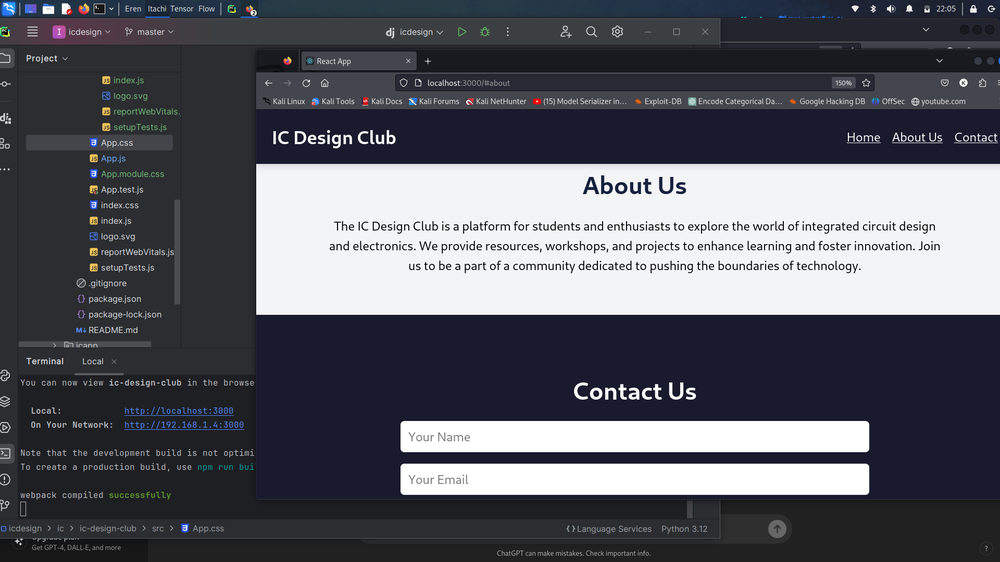
#> input picture im/cat.png, 1000 x 562 px, shrunk from 1920 x 1080 before the run
$ python image_transformation.py
#> lines starting #> are read from the running program, lines starting #| are printed output that depends on the picture
import numpy as np
import cv2 as cv

img=cv.imread('im/cat.png')
#> img is the input picture: shape (562, 1000, 3); mean B, G, R 98.7, 90.9, 89.6
#Translation


# -x -->Left
# -y --> UP
# y --> Down
# x --> Right

def translate(img,x,y):
    transform_matrix = np.float32([[1,0,x],[0,1,y]])
    dimension=(img.shape[1],img.shape[0])
    return cv.warpAffine(img,transform_matrix,dimension)

# Rotation

def rotate(img,angle,rotpoint=None):
    (width,height)=img.shape[:2]

    if rotpoint is None:
     rotpoint=(width/2,height/2)

    rotation_matrix=cv.getRotationMatrix2D(rotpoint,angle,1)
    dimension=(width,height)
    return cv.warpAffine(img,rotation_matrix,dimension)

#Flipping


#flipcode

# 1--> y-axis
# 0-->x-axis
# -1 --> along both x and y


flip=cv.flip(img,1)
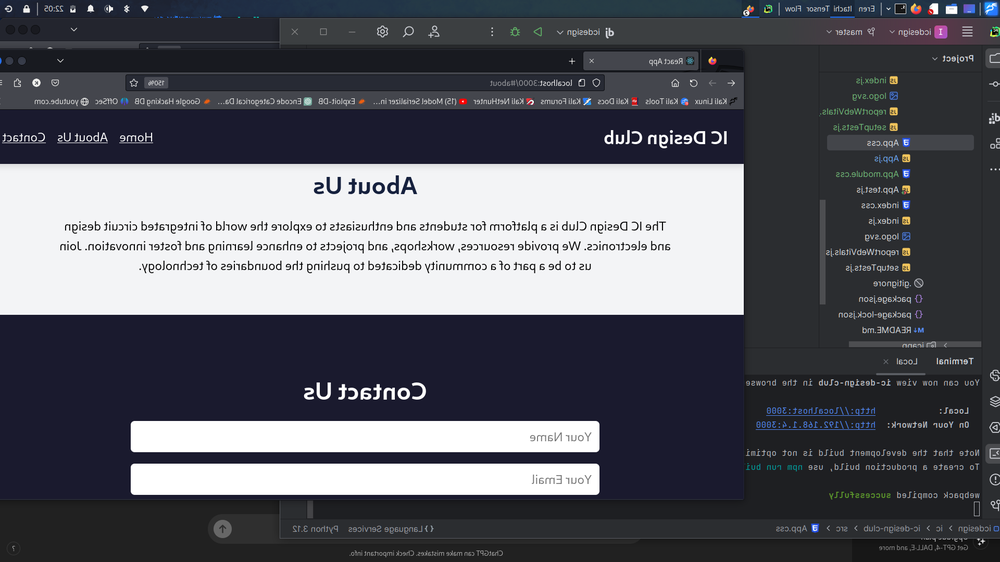
#> flip: shape (562, 1000, 3); mean B, G, R 98.7, 90.9, 89.6


cv.waitKey(0)

$ run again, with im/dog.png copied over im/cat.png
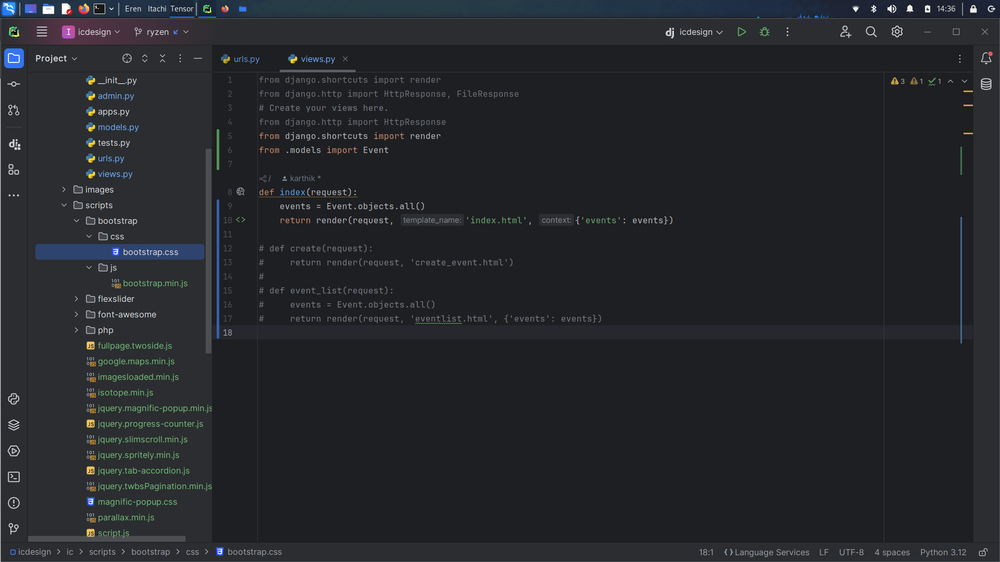
#> input picture im/dog.png, 1000 x 562 px, shrunk from 1920 x 1080 before the run
#> img is the input picture: shape (562, 1000, 3); mean B, G, R 42.7, 39.1, 37.1
#> `flip=cv.flip(img,1)`:
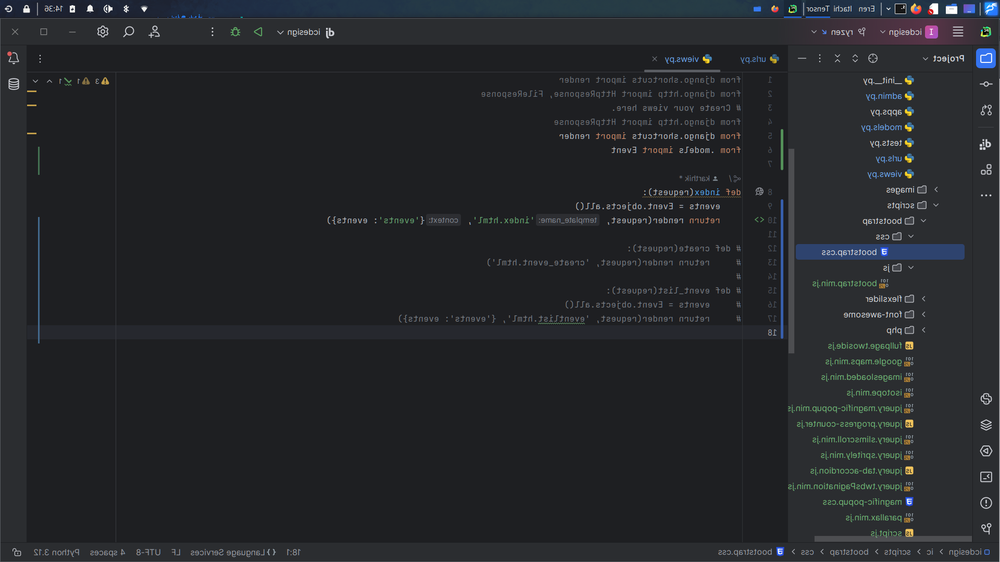
#> flip: shape (562, 1000, 3); mean B, G, R 42.7, 39.1, 37.1
